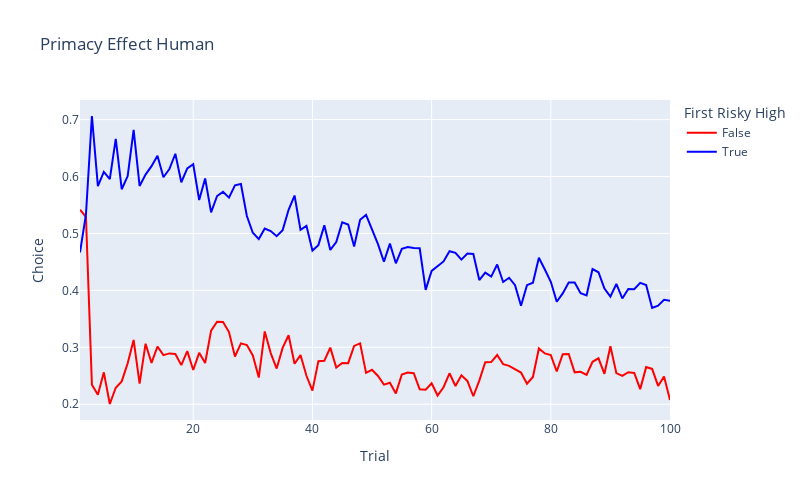

The code cell stored with this chart in its notebook:
### Code cell
# measure primacy effect
def get_primacy(df):
    try:
        first_risky = df[df["Choice"] == 1].iloc[0]
        first_risky_payout = first_risky["Payoff"]
        first_risky_payout_high = first_risky_payout == first_risky["High"]
        return first_risky_payout_high
    except IndexError:
        return None
    
def get_primacy_effect(est, p_high_criteria="(Phigh < 0.15) | (Phigh > 0.85)"):
    primacy = est.groupby(['Id', 'Problem']).apply(get_primacy, include_groups=False).reset_index(name='First Risky High')
    est_primacy = pd.merge(est, primacy, on=['Id','Problem'])
    criteria = est_primacy.eval(p_high_criteria)
    primacy_effect_per_problem = est_primacy[criteria].groupby(['Problem', 'First Risky High', 'Trial'])['Choice'].mean().reset_index()
    primacy_effect = primacy_effect_per_problem.groupby(['First Risky High', 'Trial'])['Choice'].mean().reset_index()
    return primacy_effect
primacy_effect = get_primacy_effect(est)
fig = px.line(primacy_effect, x='Trial', y='Choice', color='First Risky High', width=800, height=500, title='Primacy Effect Human', color_discrete_map={True: 'blue', False: 'red'})
fig.show()

### Figure 1 — Plotly figure (JSON) as saved in the notebook; plotly's stock layout.template omitted (floating-point values rounded to 4 significant figures)
{"data": [{"hovertemplate": "First Risky High=False<br>Trial=%{x}<br>Choice=%{y}<extra></extra>", "legendgroup": "False", "line": {"color": "red", "dash": "solid"}, "marker": {"symbol": "circle"}, "mode": "lines", "name": "False", "orientation": "v", "showlegend": true, "type": "scatter", "x": [1.0, 2.0, 3.0, 4.0, 5.0, 6.0, 7.0, 8.0, 9.0, 10.0, 11.0, 12.0, 13.0, 14.0, 15.0, 16.0, 17.0, 18.0, 19.0, 20.0, 21.0, 22.0, 23.0, 24.0, 25.0, 26.0, 27.0, 28.0, 29.0, 30.0, 31.0, 32.0, 33.0, 34.0, 35.0, 36.0, 37.0, 38.0, 39.0, 40.0, 41.0, 42.0, 43.0, 44.0, 45.0, 46.0, 47.0, 48.0, 49.0, 50.0, 51.0, 52.0, 53.0, 54.0, 55.0, 56.0, 57.0, 58.0, 59.0, 60.0, 61.0, 62.0, 63.0, 64.0, 65.0, 66.0, 67.0, 68.0, 69.0, 70.0, 71.0, 72.0, 73.0, 74.0, 75.0, 76.0, 77.0, 78.0, 79.0, 80.0, 81.0, 82.0, 83.0, 84.0, 85.0, 86.0, 87.0, 88.0, 89.0, 90.0, 91.0, 92.0, 93.0, 94.0, 95.0, 96.0, 97.0, 98.0, 99.0, 100.0], "xaxis": "x", "y": [0.5418, 0.529, 0.2343, 0.2167, 0.2561, 0.2004, 0.229, 0.2401, 0.2721, 0.3129, 0.2362, 0.3063, 0.2726, 0.3014, 0.2863, 0.2893, 0.2882, 0.2687, 0.2933, 0.2601, 0.2903, 0.2724, 0.3292, 0.3449, 0.3443, 0.3269, 0.2838, 0.3069, 0.304, 0.2858, 0.2468, 0.3278, 0.2899, 0.2627, 0.2989, 0.3212, 0.2712, 0.2864, 0.25, 0.224, 0.2757, 0.2765, 0.2995, 0.2645, 0.2726, 0.2722, 0.3024, 0.3069, 0.2551, 0.2606, 0.2497, 0.2344, 0.2377, 0.2191, 0.2523, 0.2557, 0.2545, 0.2263, 0.2255, 0.2367, 0.2153, 0.2299, 0.2544, 0.2321, 0.2507, 0.241, 0.214, 0.2416, 0.2738, 0.274, 0.2865, 0.2705, 0.2674, 0.2618, 0.2557, 0.236, 0.2479, 0.298, 0.2892, 0.2862, 0.2575, 0.2878, 0.2884, 0.2561, 0.257, 0.2515, 0.2746, 0.2807, 0.2535, 0.3017, 0.2546, 0.2499, 0.2563, 0.255, 0.2266, 0.2652, 0.262, 0.2322, 0.2485, 0.2074], "yaxis": "y"}, {"hovertemplate": "First Risky High=True<br>Trial=%{x}<br>Choice=%{y}<extra></extra>", "legendgroup": "True", "line": {"color": "blue", "dash": "solid"}, "marker": {"symbol": "circle"}, "mode": "lines", "name": "True", "orientation": "v", "showlegend": true, "type": "scatter", "x": [1.0, 2.0, 3.0, 4.0, 5.0, 6.0, 7.0, 8.0, 9.0, 10.0, 11.0, 12.0, 13.0, 14.0, 15.0, 16.0, 17.0, 18.0, 19.0, 20.0, 21.0, 22.0, 23.0, 24.0, 25.0, 26.0, 27.0, 28.0, 29.0, 30.0, 31.0, 32.0, 33.0, 34.0, 35.0, 36.0, 37.0, 38.0, 39.0, 40.0, 41.0, 42.0, 43.0, 44.0, 45.0, 46.0, 47.0, 48.0, 49.0, 50.0, 51.0, 52.0, 53.0, 54.0, 55.0, 56.0, 57.0, 58.0, 59.0, 60.0, 61.0, 62.0, 63.0, 64.0, 65.0, 66.0, 67.0, 68.0, 69.0, 70.0, 71.0, 72.0, 73.0, 74.0, 75.0, 76.0, 77.0, 78.0, 79.0, 80.0, 81.0, 82.0, 83.0, 84.0, 85.0, 86.0, 87.0, 88.0, 89.0, 90.0, 91.0, 92.0, 93.0, 94.0, 95.0, 96.0, 97.0, 98.0, 99.0, 100.0], "xaxis": "x", "y": [0.4667, 0.5334, 0.7064, 0.5833, 0.6083, 0.5955, 0.6661, 0.5777, 0.6009, 0.682, 0.5834, 0.6034, 0.6182, 0.6367, 0.5987, 0.613, 0.64, 0.59, 0.6144, 0.6216, 0.5586, 0.5966, 0.5369, 0.5658, 0.5732, 0.563, 0.5845, 0.5868, 0.5306, 0.5013, 0.4901, 0.5087, 0.5043, 0.4953, 0.5056, 0.5417, 0.5666, 0.5064, 0.5133, 0.47, 0.4795, 0.5142, 0.471, 0.4848, 0.5198, 0.5158, 0.477, 0.524, 0.5325, 0.5084, 0.4814, 0.4504, 0.4822, 0.4476, 0.4729, 0.4763, 0.4744, 0.474, 0.4008, 0.4342, 0.442, 0.4509, 0.4688, 0.466, 0.4541, 0.4647, 0.4641, 0.4182, 0.4313, 0.4242, 0.4456, 0.4148, 0.4222, 0.4091, 0.373, 0.4092, 0.4136, 0.4573, 0.4367, 0.4151, 0.3801, 0.3948, 0.4137, 0.4137, 0.395, 0.3913, 0.4374, 0.4319, 0.4033, 0.389, 0.4113, 0.3858, 0.4026, 0.402, 0.4132, 0.4094, 0.3692, 0.3731, 0.3835, 0.3819], "yaxis": "y"}], "layout": {"height": 500, "legend": {"title": {"text": "First Risky High"}, "tracegroupgap": 0}, "title": {"text": "Primacy Effect Human"}, "width": 800, "xaxis": {"anchor": "y", "domain": [0, 1], "title": {"text": "Trial"}}, "yaxis": {"anchor": "x", "domain": [0, 1], "title": {"text": "Choice"}}}}
